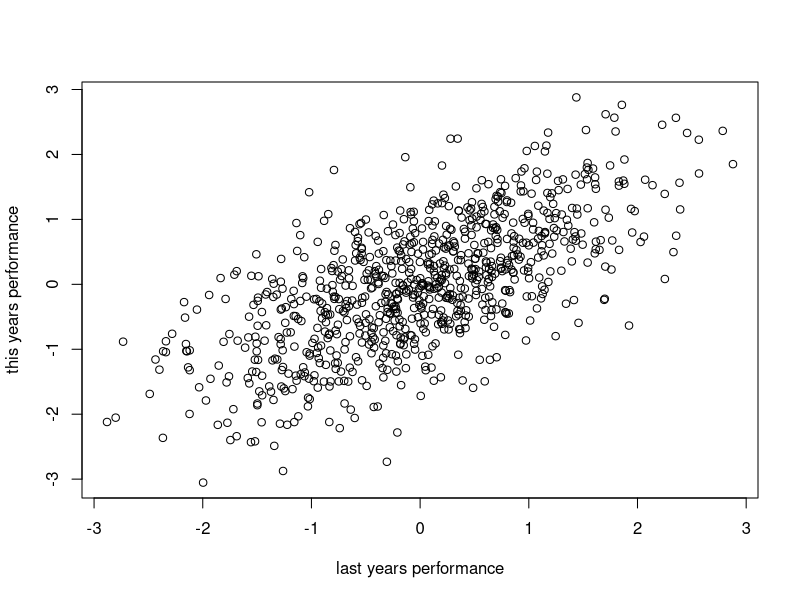
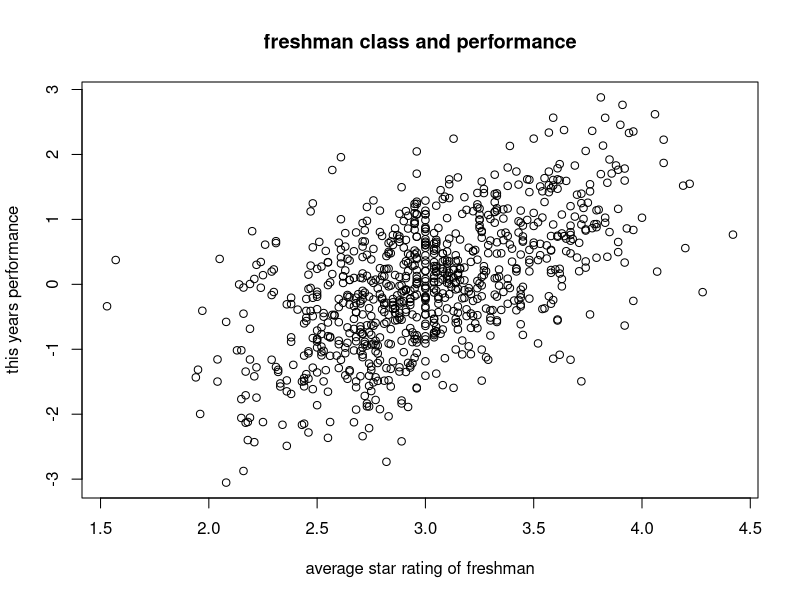

These figures' R source, in order:
cfb<-read.csv("CFB2018complete (1).csv")
head(cfb)
tail(cfb)

plot(cfb$z_lysagarin,cfb$Zsagarin, xlab="last years performance", ylab="this years performance")


plot(cfb$Fravg, cfb$Zsagarin, xlab="average star rating of freshman", ylab="this years performance", main="freshman class and performance")

#lm(yaxis ~xaxis)-simple linear regression
lastyear<- lm(cfb$Zsagarin ~ cfb$z_lysagarin)
frclass<-lm(cfb$Zsagarin ~ cfb$Fravg)
#multiple linear regression
multiple<- lm(cfb$Zsagarin ~ cfb$z_lysagarin + cfb$Fravg)

summary(lastyear)
summary(frclass)
summary(multiple)
